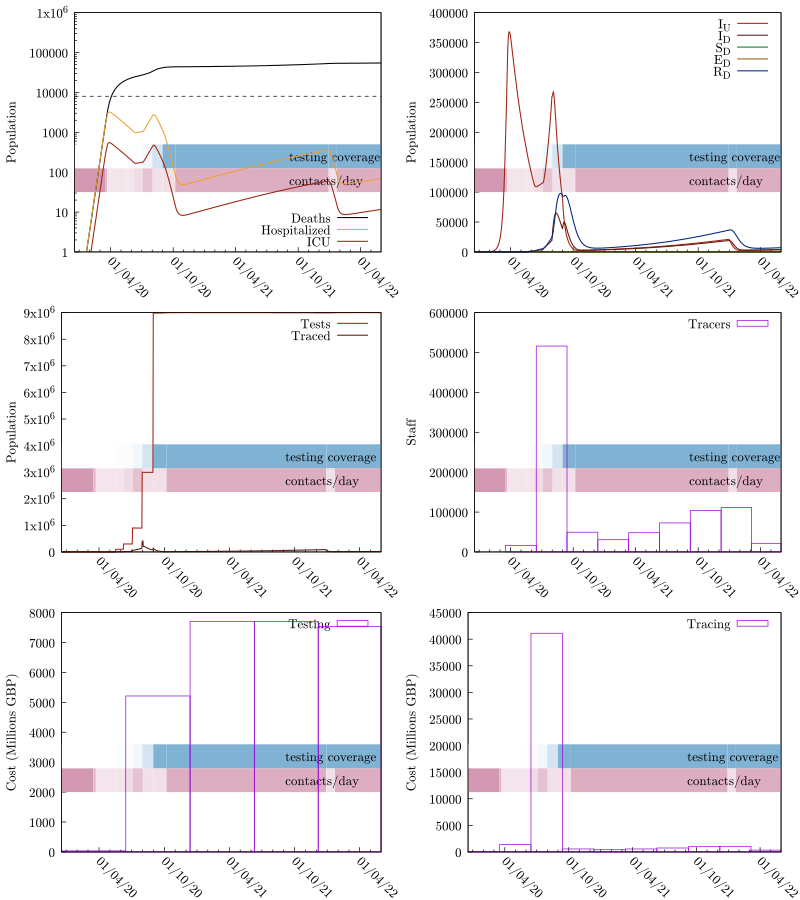

This chart was generated by the following gnuplot code:
set terminal pdfcairo color enhanced dashed font "cmr10,14" size 8,9
seed="ptti-scenario-Untargeted_PTTI_TracingSuccess0_Face_Coverings_Lockdown_Triggers"
set output sprintf("%s.pdf", seed)
set multiplot layout 3,2
odefile=sprintf("%s-out-0.tsv", seed)
ttfile=sprintf("%s-out-0-testtrace.tsv", seed)
trfile=sprintf("%s-out-0-trcosts.tsv", seed)
tefile=sprintf("%s-out-0-tecosts.tsv", seed)
etimesfile=sprintf("%s-events.gp", seed)

set tics nomirror
set ylabel 'Population'

set yrange [0:]

set style fill transparent solid 0.25 noborder

# Colors
color_SU = '#00aa55'
color_SD = '#007722'

color_EU = '#eba134'
color_ED = '#945e0f'

color_IU = '#9c210e'
color_ID = '#5e160b'

color_RU = '#0055aa'
color_RD = '#002277'

# These are from the economic model inputs
Hospitalized_Pct_Deaths=0.44
ICU_Fatality=0.59
ICU_Pct=0.17
IFR=0.008
Non_ICU_Fatality=0.36

HF = IFR*Hospitalized_Pct_Deaths/(ICU_Pct*ICU_Fatality+(1-ICU_Pct)*Non_ICU_Fatality)
ICUF = HF*ICU_Pct

set key bottom right
set xdata time
set timefmt "%Y-%m-%d %H:%M:%S"
set format x "%d/%m/%y"

load etimesfile

set xtics rotate by -45 3600*24*30*6

set yrange [1:1e6]
set log y

set arrow from graph 0, first 8000 to graph 1, first 8000 nohead lc 0 dt '--'
plot odefile u 1:(($9+$10)*IFR) w l lw 1.5 lc 0 ti "Deaths", "" u 1:(($7+$8)*HF) w l lw 1.5 lc rgb color_EU ti "Hospitalized", "" u 1:(($7+$8)*ICUF) w l lw 1.5 lc rgb color_IU ti "ICU"

unset log y
unset arrow

set autoscale y
set yrange [0:]
set key top right

# set y2tics 0.5
# set y2range [0:4]

plot odefile u 1:7 w l lw 1.5 lc rgb color_IU ti "I_U", odefile u 1:8 w l lw 1.5 lc rgb color_ID ti "I_D", \
     odefile u 1:4 w l lw 1.5 lc rgb color_SD ti "S_D", odefile u 1:6 w l lw 1.5 lc rgb color_ED ti "E_D", \
     odefile u 1:10 w l lw 1.5 lc rgb color_RD ti "R_D"#, odefile u 1:13 w l axis x1y2 lc 0 ti "R"


plot ttfile u 1:3 w l lw 1.5 lc rgb color_IU ti "Tests", ttfile u 1:4 w l lw 1.5 lc rgb color_ID ti "Traced"

unset log y
unset yrange
set autoscale y
set style fill empty

set ylabel "Staff"
plot trfile u 1:5 w boxes ti "Tracers"

set ylabel "Cost (Millions GBP)"
plot tefile u 1:($5/1000000) w boxes ti "Testing"
plot trfile u 1:($6/1000000) w boxes ti "Tracing"

unset multiplot
set output
